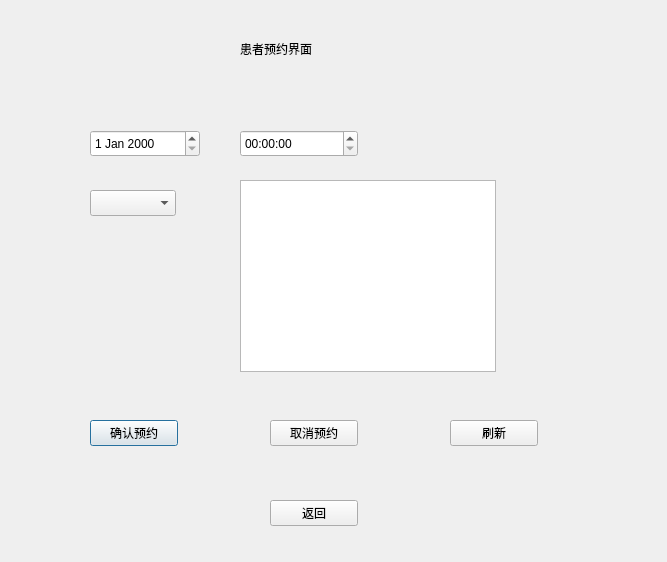
<?xml version="1.0" encoding="UTF-8"?>
<ui version="4.0">
 <class>appointmentswindow</class>
 <widget class="QDialog" name="appointmentswindow">
  <property name="geometry">
   <rect>
    <x>0</x>
    <y>0</y>
    <width>667</width>
    <height>562</height>
   </rect>
  </property>
  <property name="windowTitle">
   <string>Dialog</string>
  </property>
  <widget class="QLabel" name="label">
   <property name="geometry">
    <rect>
     <x>240</x>
     <y>40</y>
     <width>111</width>
     <height>18</height>
    </rect>
   </property>
   <property name="text">
    <string>患者预约界面</string>
   </property>
  </widget>
  <widget class="QDateEdit" name="dateEdit">
   <property name="geometry">
    <rect>
     <x>90</x>
     <y>130</y>
     <width>110</width>
     <height>27</height>
    </rect>
   </property>
  </widget>
  <widget class="QComboBox" name="doctorComboBox">
   <property name="geometry">
    <rect>
     <x>90</x>
     <y>190</y>
     <width>86</width>
     <height>26</height>
    </rect>
   </property>
  </widget>
  <widget class="QTimeEdit" name="timeEdit">
   <property name="geometry">
    <rect>
     <x>240</x>
     <y>130</y>
     <width>118</width>
     <height>27</height>
    </rect>
   </property>
  </widget>
  <widget class="QTableView" name="appointmentTableView">
   <property name="geometry">
    <rect>
     <x>240</x>
     <y>180</y>
     <width>256</width>
     <height>192</height>
    </rect>
   </property>
  </widget>
  <widget class="QPushButton" name="confirmButton">
   <property name="geometry">
    <rect>
     <x>90</x>
     <y>420</y>
     <width>88</width>
     <height>26</height>
    </rect>
   </property>
   <property name="text">
    <string>确认预约</string>
   </property>
  </widget>
  <widget class="QPushButton" name="cancelButton">
   <property name="geometry">
    <rect>
     <x>270</x>
     <y>420</y>
     <width>88</width>
     <height>26</height>
    </rect>
   </property>
   <property name="text">
    <string>取消预约</string>
   </property>
  </widget>
  <widget class="QPushButton" name="refreshButton">
   <property name="geometry">
    <rect>
     <x>450</x>
     <y>420</y>
     <width>88</width>
     <height>26</height>
    </rect>
   </property>
   <property name="text">
    <string>刷新</string>
   </property>
  </widget>
  <widget class="QPushButton" name="returnButton">
   <property name="geometry">
    <rect>
     <x>270</x>
     <y>500</y>
     <width>88</width>
     <height>26</height>
    </rect>
   </property>
   <property name="text">
    <string>返回</string>
   </property>
  </widget>
 </widget>
 <resources/>
 <connections/>
</ui>
